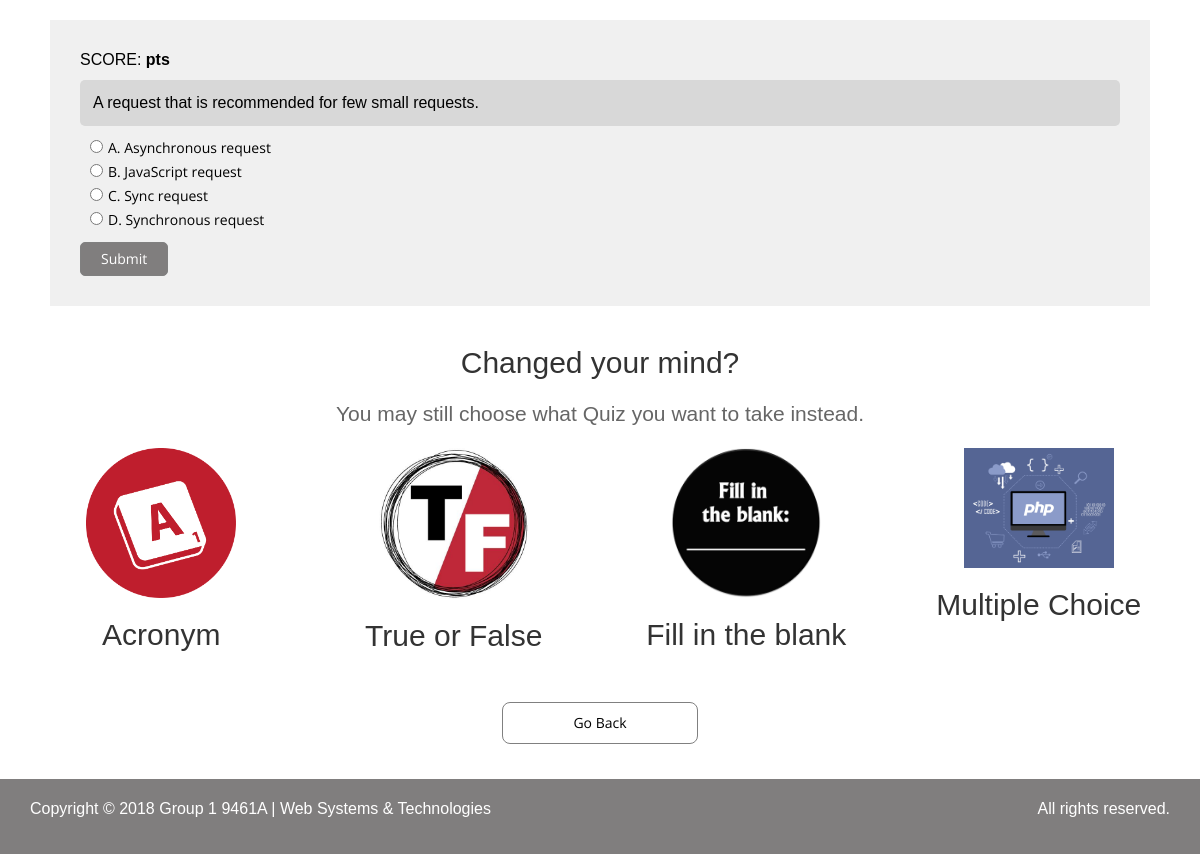
Page /qMultipleChoice.php?n=1 on the earlier database version.
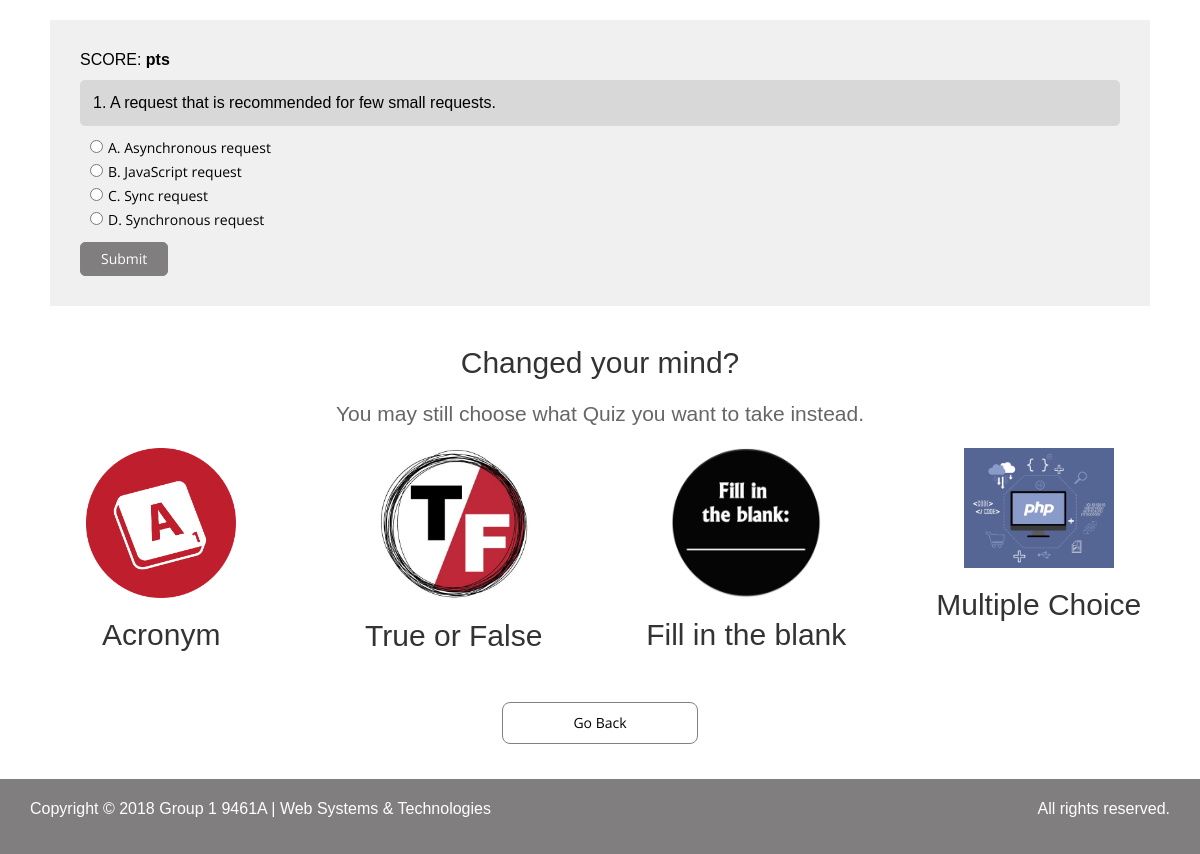
Same page on the later database version.
### tables this page shows
CREATE TABLE IF NOT EXISTS `questions` (
  `question_number` int(11) NOT NULL,
  `text` text NOT NULL,
  `q_id` int(11) NOT NULL AUTO_INCREMENT,
  `q_group` int(11) NOT NULL,
  PRIMARY KEY (`q_id`)
);

### qMultipleChoice.php (the view, shortened to what this page needs)
<?php include 'db.php'; ?>
<?php
  $number = (int) $_GET['n'];
  $query = "SELECT * FROM questions WHERE  question_number = $number";
  $result = $mysqli->query($query) or die($mysqli->error.___Line___);
  $question = $result->fetch_assoc();
  $query = "SELECT * FROM choices WHERE  question_number = $number";
  $choices = $mysqli->query($query) or die($mysqli->error.___Line___);
?>
<!DOCTYPE html>
<html lang="en">
<head>
  <link href="css/bootstrap.min.css" rel="stylesheet">
  <link href="css/animate.min.css" rel="stylesheet">
  <link href="css/font-awesome.min.css" rel="stylesheet">
  <link href="css/lightbox.css" rel="stylesheet">
  <link href="css/main.css" rel="stylesheet">
  <link id="css-preset" href="css/presets/preset1.css" rel="stylesheet">
  <link href="css/responsive.css" rel="stylesheet">
</head>
<body>
    <div id="intro">
      <div class="container">
      	<div class="quiz-container">
	      	<p> SCORE: <bold><?php echo $_SESSION['score'] ?> pts </bold></p>
	        <p class="question">
	          <?php echo $question['text']; ?>
	        </p>
	        <form method="post" action="process.php">
	          <ul class="choices">
	            <?php while($row = $choices->fetch_assoc()): ?>
	              <li><input name="choice" type="radio" value="<?php echo $row['id'] ?>" /><?php echo $row['text']; ?></li>
	            <?php endwhile; ?>
	          </ul>
	          <input type="submit" value="Submit" />
         </div>
          <div class="row justify-content-center mb-5">
            <div class="col-md-12 text-center">
                <h2>Changed your mind?</h2>
                <p class="lead">You may still choose what Quiz you want to take instead.</p>
            </div>
            </div>
            <div class="row blog-entries on-quiz text-center">
                <div class="col-md-3 col-sm-6 col-12 wow fadeInUp" data-wow-duration="1000ms" data-wow-delay="300ms">
                    <a href="acronym.php" class="blog-entry">
                    <img src="images/acronym.png" alt="Image placeholder">
                    <h2>Acronym</h2>
                    </a>
                </div>
                <div class="col-md-3 col-sm-6 col-12 wow fadeInUp" data-wow-duration="1000ms" data-wow-delay="400ms">
                    <a href="trueFalse.php" class="blog-entry">
                    <img src="images/True-False_Logo.JPG" alt="Image placeholder">
                    <h2>True or False</h2>
                    </a>
                </div>
                <div class="col-md-3 col-sm-6 col-12 wow fadeInUp" data-wow-duration="1000ms" data-wow-delay="500ms">
                    <a href="fillBlank.php" class="blog-entry">
                    <img src="images/fill-in-the-blanks.png" alt="Image placeholder">
                    <h2>Fill in the blank</h2>
                    </a>
                </div>
                <div class="col-md-3 col-sm-6 col-12 wow fadeInUp" data-wow-duration="1000ms" data-wow-delay="600ms">
                    <a href="multipleChoice.php" class="blog-entry">
                    <img src="images/php.png" alt="Image placeholder">
                    <h2>Multiple Choice</h2>                    </a>
                </div>
            </div>
	    <section class="learning-button">
	      <div class="caption">
	        <a class="btn toggle-btn" href="index.php">Go Back</a>
	      </div>
	    </section>
  </div>
    <footer id="footer">
    <div class="footer-bottom">
      <div class="container">
        <div class="row">
          <div class="col-sm-6">
            <p>Copyright &copy; 2018 Group 1 9461A | Web Systems & Technologies</p>
          </div>
          <div class="col-sm-6">
            <p class="pull-right">All rights reserved.</p>
          </div>
        </div>
      </div>
    </div>
  </footer>
</body>
</html>

Differences in the rows shown:
changed questions: text "A request that is recommended for few small requests." → "1. A request that is recommended for few small requests."
